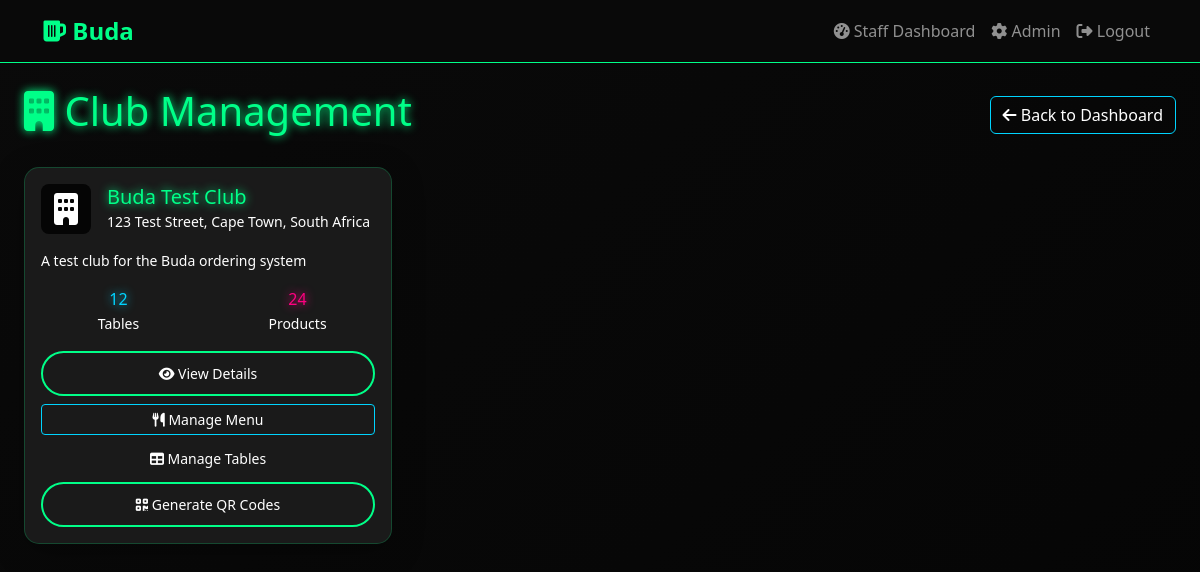
Screenshot of /admin-dashboard/clubs/ (signed in) with the database file from the repository.
### menu/models.py (models this page shows, shortened)
class Club(models.Model):
    name = models.CharField(max_length=200)
    slug = models.SlugField(unique=True)
    description = models.TextField(blank=True)
    address = models.TextField()
    phone = models.CharField(max_length=20, blank=True)
    email = models.EmailField(blank=True)
    logo = models.ImageField(upload_to='clubs/logos/', blank=True, null=True)
    is_active = models.BooleanField(default=True)
    created_at = models.DateTimeField(auto_now_add=True)
    updated_at = models.DateTimeField(auto_now=True)
    class Meta:
        ordering = ['name']

### admin_dashboard/views.py (the view)
# urls.py: path('clubs/', views.club_management, name='club_management'),
@login_required
@user_passes_test(is_admin)
def club_management(request):
    clubs = Club.objects.all().order_by('name')
    context = {
        'clubs': clubs,
    }
    return render(request, 'admin_dashboard/club_management.html', context)

### admin_dashboard/views.py (called while the page is built)
def is_admin(user):
    return user.is_authenticated and user.is_staff

### templates/admin_dashboard/club_management.html (shortened to what this page needs)
{% extends 'base.html' %}
{% load static %}
{% block content %}
<div class="container-fluid">
    <div class="row mb-4">
        <div class="col-12">
            <div class="d-flex justify-content-between align-items-center">
                <h1 class="neon-text">
                    <i class="fas fa-building"></i> Club Management
                </h1>
                <a href="{% url 'admin_dashboard:dashboard' %}" class="btn btn-neon-blue">
                    <i class="fas fa-arrow-left"></i> Back to Dashboard
                </a>
            </div>
        </div>
    </div>
    <div class="row">
        {% for club in clubs %}
        <div class="col-12 col-md-6 col-lg-4 mb-4">
            <div class="card h-100">
                <div class="card-body">
                    <div class="d-flex align-items-center mb-3">
                        {% if club.logo %}
                        <img src="{{ club.logo.url }}" alt="{{ club.name }}"
                             style="width: 50px; height: 50px; object-fit: cover; border-radius: 8px;" class="me-3">
                        {% else %}
                        <div class="me-3" style="width: 50px; height: 50px; background: var(--darker-bg); border-radius: 8px; display: flex; align-items: center; justify-content: center;">
                            <i class="fas fa-building fa-2x text-muted"></i>
                        </div>
                        {% endif %}
                        <div>
                            <h5 class="neon-text mb-0">{{ club.name }}</h5>
                            <small class="text-muted">{{ club.address }}</small>
                        </div>
                    </div>
                    <p class="text-muted small mb-3">{{ club.description|truncatewords:15 }}</p>
                    <div class="row text-center mb-3">
                        <div class="col-6">
                            <div class="neon-text-blue">{{ club.tables.count }}</div>
                            <small class="text-muted">Tables</small>
                        </div>
                        <div class="col-6">
                            <div class="neon-text-pink">{{ club.products.count }}</div>
                            <small class="text-muted">Products</small>
                        </div>
                    </div>
                    <div class="d-grid gap-2">
                        <a href="{% url 'admin_dashboard:club_detail' club.id %}" class="btn btn-neon btn-sm">
                            <i class="fas fa-eye"></i> View Details
                        </a>
                        <a href="{% url 'admin_dashboard:menu_management' club.id %}" class="btn btn-neon-blue btn-sm">
                            <i class="fas fa-utensils"></i> Manage Menu
                        </a>
                        <a href="{% url 'admin_dashboard:table_management' club.id %}" class="btn btn-neon-pink btn-sm">
                            <i class="fas fa-table"></i> Manage Tables
                        </a>
                        <a href="{% url 'admin_dashboard:qr_codes' club.id %}" class="btn btn-neon btn-sm">
                            <i class="fas fa-qrcode"></i> Generate QR Codes
                        </a>
                    </div>
                </div>
            </div>
        </div>
        {% endfor %}
    </div>
</div>
{% endblock %}

### templates/base.html (style rules this page uses)
:root { --neon-green: #00ff88; --neon-blue: #00d4ff; --neon-pink: #ff0080; --neon-purple: #8b5cf6; --dark-bg: #0a0a0a; --darker-bg: #050505; --card-bg: #1a1a1a; --text-light: #ffffff; --text-muted: #ffffff; }
body { background: linear-gradient(135deg, var(--dark-bg) 0%, var(--darker-bg) 100%); color: var(--text-light); font-family: 'Segoe UI', Tahoma, Geneva, Verdana, sans-serif; min-height: 100vh; }
.btn-neon { background: transparent; border: 2px solid var(--neon-green); color: var(--neon-green); padding: 10px 20px; border-radius: 25px; transition: all 0.3s ease; text-decoration: none; display: inline-block; }
.btn-neon-blue { border-color: var(--neon-blue); color: var(--neon-blue); }
.card { background: var(--card-bg); border: 1px solid rgba(0, 255, 136, 0.2); border-radius: 15px; box-shadow: 0 8px 32px rgba(0, 0, 0, 0.3); }
.neon-text { color: var(--neon-green); text-shadow: 0 0 10px var(--neon-green); }
.neon-text-blue { color: var(--neon-blue); text-shadow: 0 0 10px var(--neon-blue); }
.neon-text-pink { color: var(--neon-pink); text-shadow: 0 0 10px var(--neon-pink); }
.text-muted, .small.text-muted, p.text-muted, small.text-muted { color: var(--text-muted) !important; }
.text-muted, .small.text-muted, p.small.text-muted, small.text-muted, .card .text-muted, .card .small.text-muted, .container .text-muted, .container .small.text-muted, .row .text-muted, .row .small.text-muted { color: #ffffff !important; }
.hero-section .text-muted, .card-body .text-muted, .card-body .small.text-muted { color: #ffffff !important; }
.btn-neon, .btn-neon-blue, .btn-neon-pink { color: #ffffff !important; }

### rows the page displays
Club: name "Buda Test Club", address "123 Test Street, Cape Town, South Africa", description "A test club for the Buda ordering system", tables.count "12", products.count "24"
